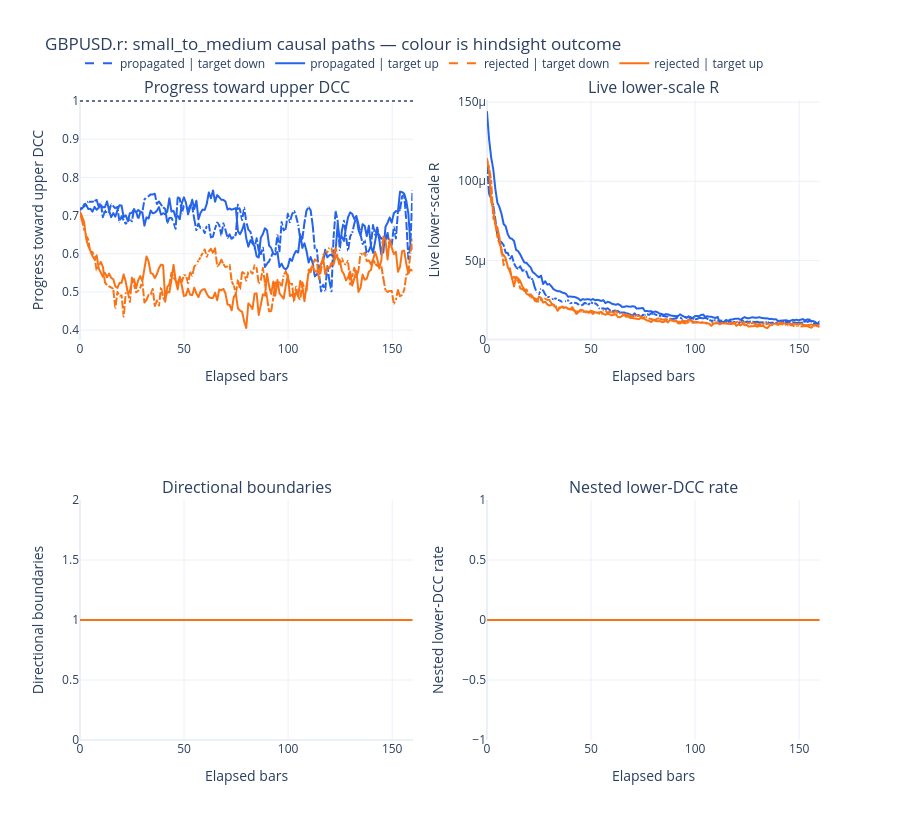
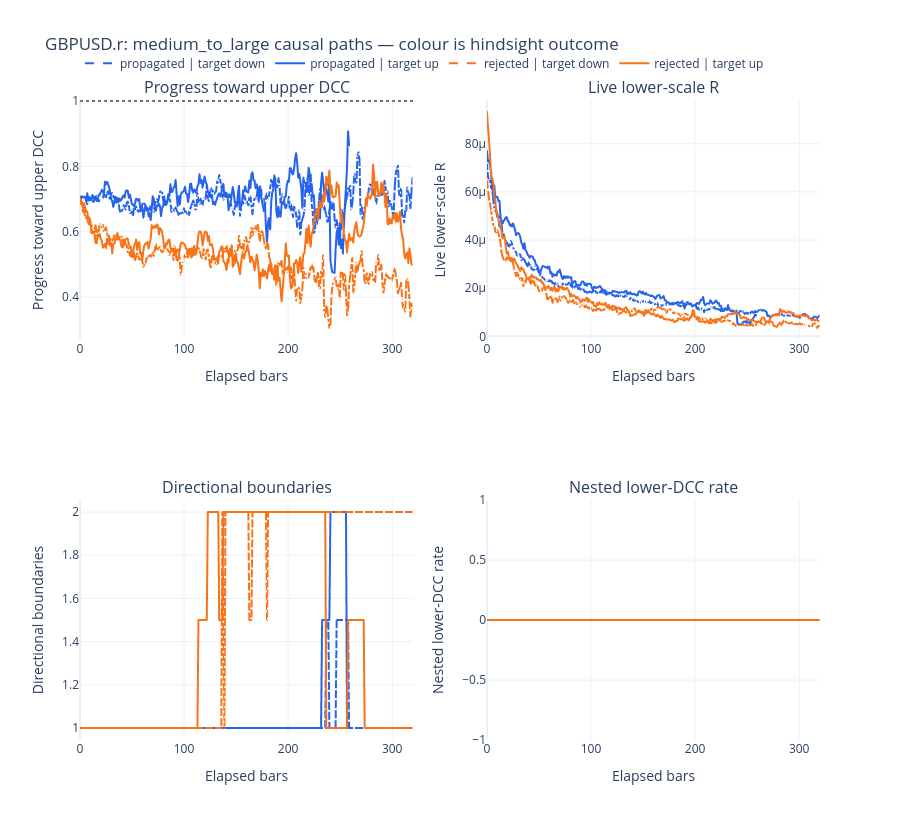
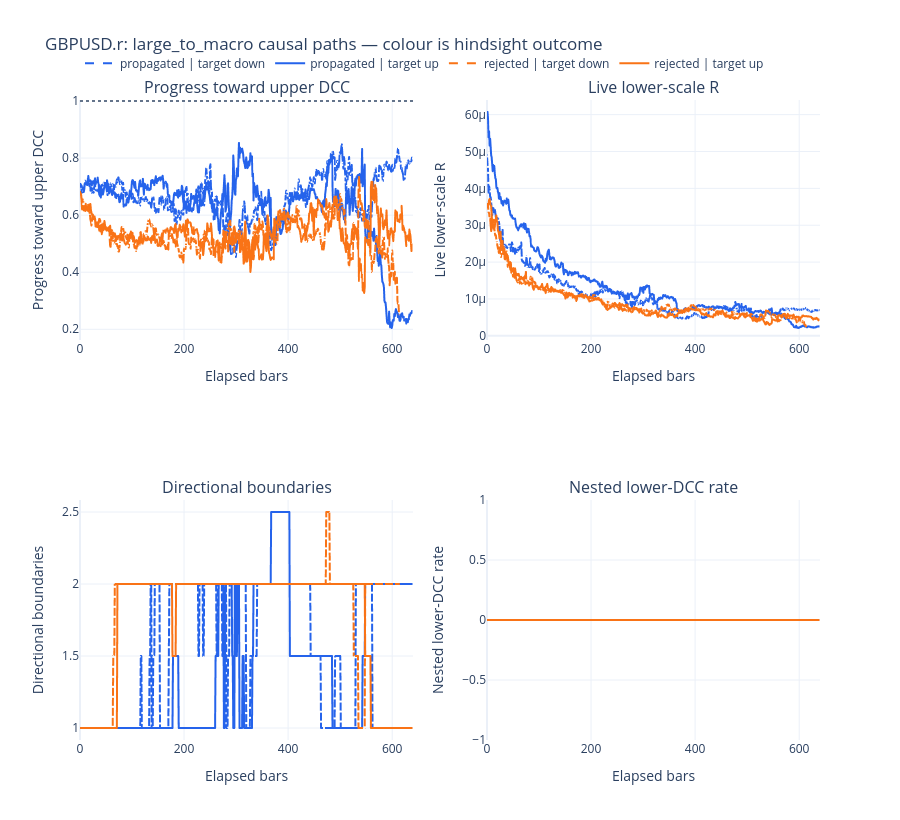
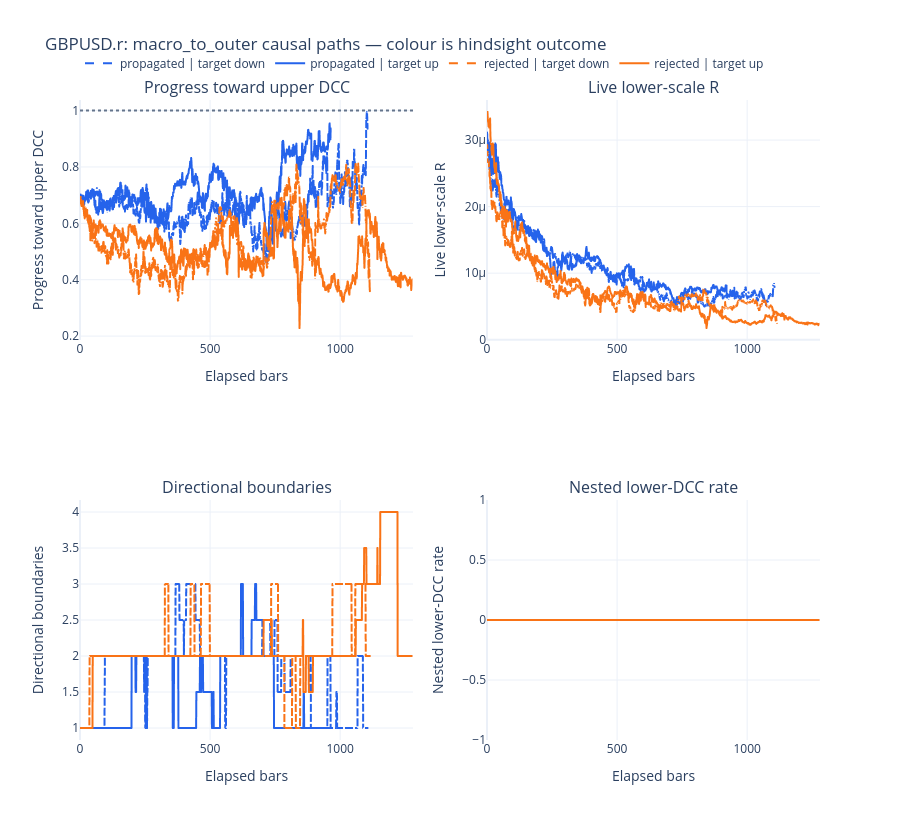

The notebook cell these images were saved under, in order:
### Markdown cell above
## Live Audit 3: survival-conditioned trajectories

Blue denotes later propagation and orange later rejection. Solid and dashed lines distinguish target direction. The line at progress one is the upper DCC boundary and should not be crossed inside the pre-resolution panel.

The fourth panel shows maximum adverse excursion in Stage 1 and, from Stage 2 on, the DCC rate on clocks below the active lower clock. The active lower clock's own DCC count is zero by construction inside the panel, so it is not plotted.

### Code cell
from dc_basics.live_plotting import plot_stage_trajectories as _plot_stage_trajectories

def plot_stage_trajectories(panel: pd.DataFrame, stage: Stage, max_elapsed_bars: int) -> go.Figure:
    # Library defaults: Stage 1 plots max adverse excursion (nothing fires below the small clock);
    # later stages plot the DCC rate on clocks below the active lower clock.
    return _plot_stage_trajectories(panel, stage, max_elapsed_bars, symbol=SYMBOL)


stage_plot_horizons = {
    Stage.SMALL_TO_MEDIUM: 160,
    Stage.MEDIUM_TO_LARGE: 320,
    Stage.LARGE_TO_MACRO: 640,
    Stage.MACRO_TO_OUTER: 1280,
}
for stage in STAGE_ORDER:
    plot_stage_trajectories(live_panel, stage, stage_plot_horizons[stage]).show()
